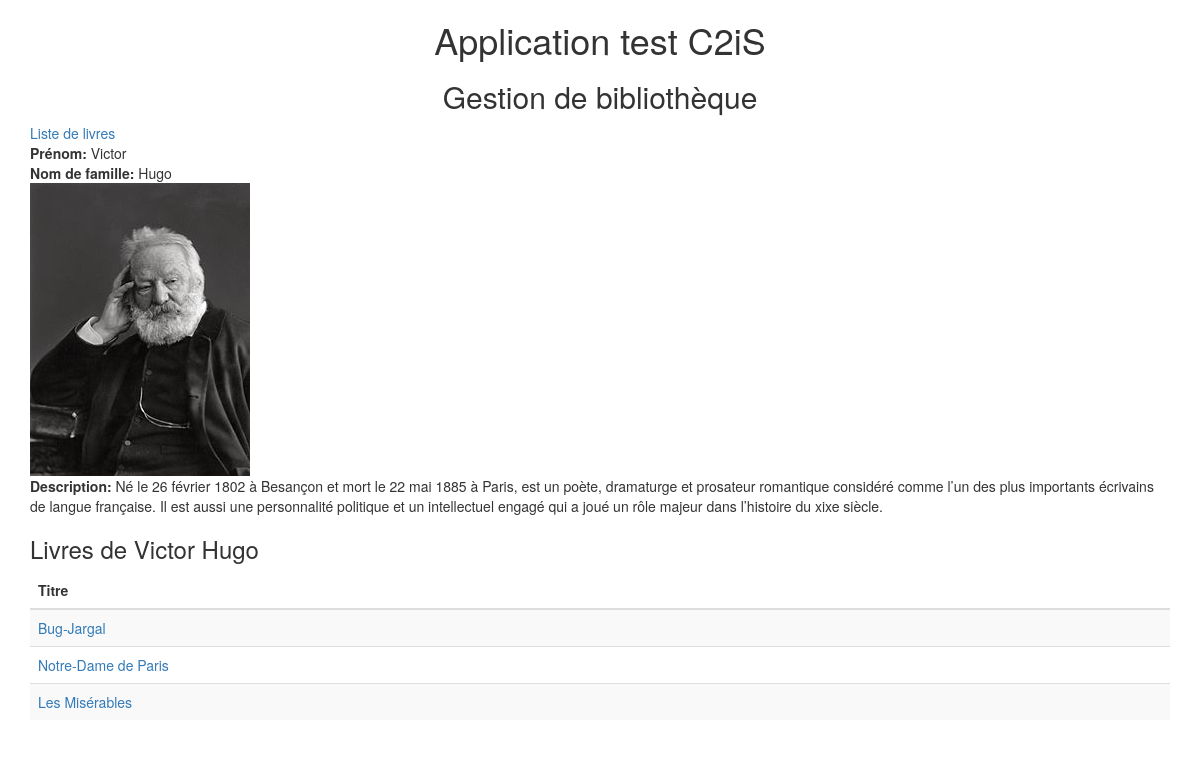
Page /index.php?page=author&id=1 on the committed database.
### tables this page shows
CREATE TABLE `authors` (
  `author_id` int(11) NOT NULL AUTO_INCREMENT,
  `author_firstname` varchar(255) NOT NULL,
  `author_name` varchar(255) NOT NULL,
  `author_desc` varchar(500) NOT NULL,
  PRIMARY KEY (`author_id`)
);

CREATE TABLE `books` (
  `book_id` int(11) NOT NULL AUTO_INCREMENT,
  `book_title` varchar(255) NOT NULL,
  `author_id` int(11) NOT NULL,
  `book_desc` varchar(500) NOT NULL,
  PRIMARY KEY (`book_id`)
);

### class/Database.php (called while the page is built, shortened)
<?php
class Database{
	private $bdd;
	public function __construct($login,$password,$host,$dbname){
		try
		{
			$this->bdd = new PDO("mysql:host=$host;dbname=$dbname;charset=utf8", $login, $password, array(PDO::ATTR_ERRMODE => PDO::ERRMODE_EXCEPTION));
		}
			catch (Exception $e)
		{
			$this->bdd= false;
		}
	}
	public function query($query,$params=false){
		if($params){
			$req = $this->bdd->prepare($query);
			$req->execute($params);
		}else{
			$req= $this->bdd->query($query);
		}
		return $req;
	}
}

### class/Library.php (the view, shortened to what this page needs)
<?php
class Library{
	private function getAuthor($bdd,$id){
		$req = $bdd->query('SELECT * FROM authors  WHERE authors.author_id=:author_id',['author_id'=>$id]);
		return $req->fetch();
	}
	private function getBooksByAuthor($bdd,$id){
		$req = $bdd->query('SELECT books.book_id,books.book_title FROM books WHERE books.author_id=:author_id',['author_id'=>$id]);
		return $req->fetchAll();
	}
		?>
		<? endif;
	public function buildInfosAuthor($bdd,$id){
		$author=$this->getAuthor($bdd,$id);
		if($author){
			$booksByAuthor=$this->getBooksByAuthor($bdd,$id);
		}
		?>
		<a href="/">Liste de livres</a>
		<?php if($author): ?>
			<div>
				<span style="font-weight:bold;">Prénom:</span> <?=  $author['author_firstname'] ?>
			</div>
			<div>
				<span style="font-weight:bold;">Nom de famille:</span> <?=  $author['author_name'] ?>
			</div>
			<div>
				  <img src="/img/authors/author-<?= $id ?>.jpg" alt="<?= $author['author_name'] ?>">
			</div>
			<div>
				<span style="font-weight:bold;">Description:</span> <?=  $author['author_desc'] ?>
			</div>
			<h3>Livres de <?=  $author['author_firstname'] ?> <?=  $author['author_name'] ?></h3>
			<table class="table table-striped">
			    <thead>
			      <tr>
			        <th>Titre</th>
			      </tr>
			    </thead>
		   		 <tbody>
			<?php foreach ($booksByAuthor as $book): ?>
			    <tr>
			        <td><a href="/index.php?page=book&id=<?= $book['book_id'] ?>"><?= $book['book_title'] ?></a></td>
			    </tr>
	    	<?php endforeach; ?>
	    		</tbody>
		    </table>
		<?php else: ?>
			<div class="alert alert-danger" role="alert">Impossible d'afficher les détails de cet auteur.</div>
		<? endif;
	}
}

### rows in the picture
authors: author_firstname "Victor", author_name "Hugo", author_desc "Né le 26 février 1802 à Besançon et mort le 22 mai 1885 à Paris, est un poète, dramaturge et prosateur romantique considéré comme l’un des plus importants écrivains de langue française. Il est aussi une personnalité politique et un intellectuel engagé qui a joué un rôle majeur dans l’histoire du xixe siècle."
books: book_title "Bug-Jargal"
books: book_title "Notre-Dame de Paris"
books: book_title "Les Misérables"
